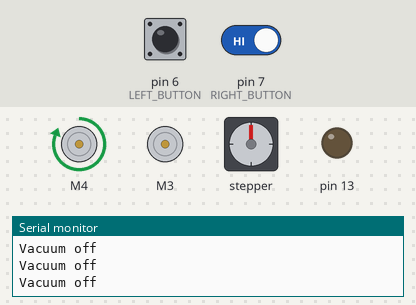
Bench run of a sketch on a simulated Arduino Uno, built with avr-gcc and run on an emulated ATmega328P. Shown: 2 × DC motor (green arrow = forward, orange = backward, longer = faster), stepper motor, output pins drawn as LEDs (lit = HIGH), the last lines printed to the serial monitor. Dashed ring = blinking. The test bench sets the inputs (shaded band); at power-on: pin 6 (LEFT_BUTTON) HIGH, pin 7 (RIGHT_BUTTON) HIGH. Stepper angles assume 200 steps per turn.

Above: at 1.2 s.
1.3 s: pin 6 (LEFT_BUTTON) pulled LOW for 0.15 s
At 1.41 s:
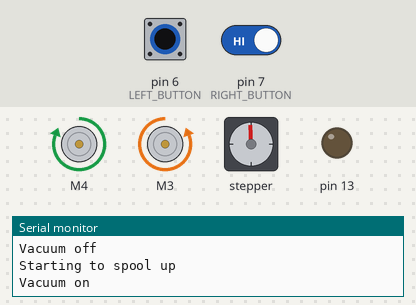
2.9 s: pin 6 (LEFT_BUTTON) pulled LOW for 1 s
At 5.4 s:
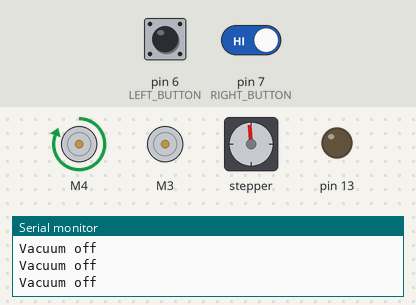
12.5 s: pin 6 (LEFT_BUTTON) pulled LOW for 0.15 s
At 12.62 s:
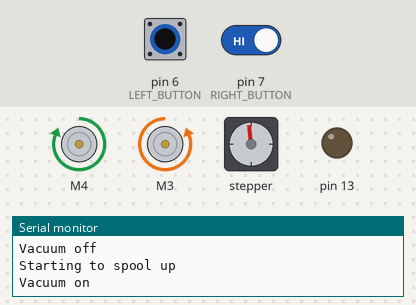
15.6 s: pin 6 (LEFT_BUTTON) driven LOW and pin 7 (RIGHT_BUTTON) driven LOW
At 16.86 s:
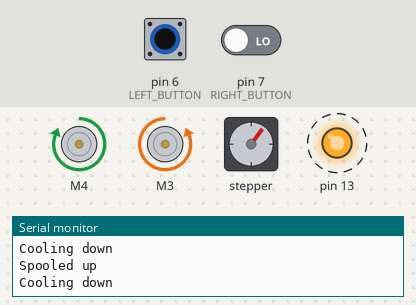
Timing chart, 0 to 21.4 s (numbered marks = the images above; inputs shaded):
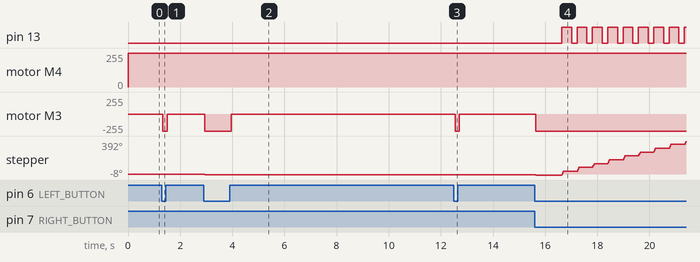

The sketch:

PingPongCannon.ino
```cpp
/*****************************************************************
 * Fat Cat Hot Shot ping pong ball blaster code
 * Written by Charles Reiser and Zack Freedman for Maker Faire 2016
 *
 * Hardware configuration:
 *  - Adafruit motor shield
 *  - Bipolar motor on M1 and M2
 *  - Relay (vacuum control) on M3
 *  - DC motor (hopper agitator) on M4
 *  - SPST buttons on pins 6 and 7
 *
 * Includes code from Adafruit Motor Shield example and library
 * ---->	http://www.adafruit.com/products/1438
*/


#include <Wire.h>
#include <Adafruit_MotorShield.h>
#include "utility/Adafruit_MS_PWMServoDriver.h"

#define LEFT_BUTTON 6
#define RIGHT_BUTTON 7
bool leftButtonWasPressed;
bool rightButtonWasPressed;

// Create the motor shield object with the default I2C address
Adafruit_MotorShield AFMS = Adafruit_MotorShield();
// Or, create it with a different I2C address (say for stacking)
// Adafruit_MotorShield AFMS = Adafruit_MotorShield(0x61);

// Connect a stepper motor with 200 steps per revolution (1.8 degree)
// to motor port #1 (M1 and M2)
Adafruit_StepperMotor *feederSprocket = AFMS.getStepper(200, 1);
Adafruit_DCMotor *vacuum = AFMS.getMotor(3);
Adafruit_DCMotor *hopper = AFMS.getMotor(4);

#define FIRE_TIME 300
#define SHOT_COOLDOWN 500
#define SPOOL_TIME 1000
#define SPOOL_STOP_TIME 50
#define ANTI_DRIBBLE_LOCK_TIME 5000
unsigned long lastShotStartTime;
unsigned long spoolStartTime;
unsigned long spoolStopTime;

void setup() {
  Serial.begin(9600);           // set up Serial library at 9600 bps
  Serial.println("Stepper test!");
  //configure pin7 as an input and enable the internal pull-up resistor
  pinMode(RIGHT_BUTTON, INPUT_PULLUP);
  pinMode(LEFT_BUTTON, INPUT_PULLUP);
  pinMode(13, OUTPUT);

  AFMS.begin();  // create with the default frequency 1.6KHz
  //AFMS.begin(1000);  // OR with a different frequency, say 1KHz

  feederSprocket->setSpeed(120);  // 10 rpm
  hopper->setSpeed(255); // Run continuously
  hopper->run(FORWARD);
  vacuum->setSpeed(255); // Don't PWM a relay
}

void loop() {
  // Poll pushbuttons
  bool leftButtonPressed = !digitalRead(LEFT_BUTTON);
  bool rightButtonPressed = !digitalRead(RIGHT_BUTTON);

  if (leftButtonPressed) {
    if (leftButtonWasPressed) {
      // Debugging - print when blaster is ready to fire
      if (millis() - spoolStartTime > SPOOL_TIME) Serial.println("Spooled up");
    }
    else if (millis() - spoolStopTime > SPOOL_STOP_TIME) {
      // Left button has just been pressed. Send debugging info once.
      spoolStartTime = millis();
      Serial.println("Starting to spool up");
      Serial.println("Vacuum on");

      // This code locks the feeder sprocket, to hold balls until ready to fire
      vacuum->run(BACKWARD);
      feederSprocket->step(1, BACKWARD, DOUBLE); // Should also smooth out misalignment over time
    }
  }
  else {
    if (leftButtonWasPressed) {
      // Left button was just released.
      spoolStopTime = millis(); // Debounce releasing, because spool time is significant
      Serial.println("Starting unspool");
    }

    if (millis() - spoolStopTime > SPOOL_STOP_TIME) {
      if (millis() - lastShotStartTime > FIRE_TIME) {
        // If left button has been released long enough, turn vacuum off.
        vacuum->run(RELEASE);
        Serial.println("Vacuum off");
      }
      else {
        // Vacuum won't shut off until current shot finishes firing.
        Serial.println("Finishing shot");
      }
    }

    if (millis() - spoolStopTime > ANTI_DRIBBLE_LOCK_TIME) {
      // After vacuum is fully off and airflow has stopped, power down feeder sprocket.
      // This prevents heat buildup during downtime.
      feederSprocket->release();
    }
  }

  if (rightButtonPressed) {
    if (millis() - spoolStartTime < SPOOL_TIME) Serial.println("Can't fire - not spooled");
    else {
      if (leftButtonPressed && millis() - lastShotStartTime > SHOT_COOLDOWN) {
        // Artificially delay subsequent shots to prevent jams
        Serial.println("Firing");
        digitalWrite(13, HIGH);
        feederSprocket->step(25, FORWARD, DOUBLE);
        lastShotStartTime = millis();
      }
      else {
        // Blaster can't fire until cooldown time has elapsed
        Serial.println("Cooling down");
      }
    }
  }

  if (millis() - lastShotStartTime > FIRE_TIME) {
    // Shot is fired
    digitalWrite(13, LOW);
  }

  // Store button states for edge detection during next iteration
  leftButtonWasPressed = leftButtonPressed;
  rightButtonWasPressed = rightButtonPressed;
}
```
